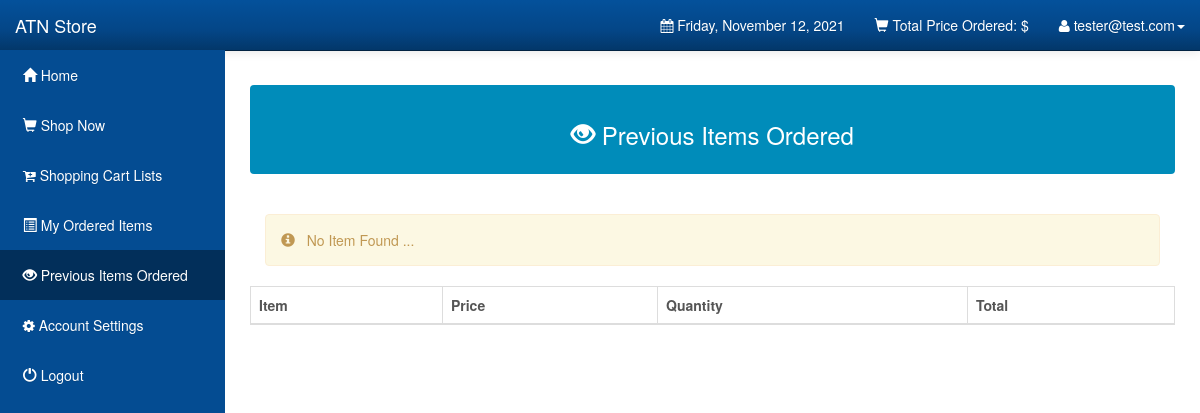
/Customers/view_purchased.php (signed in), run on an earlier commit of the app's database.
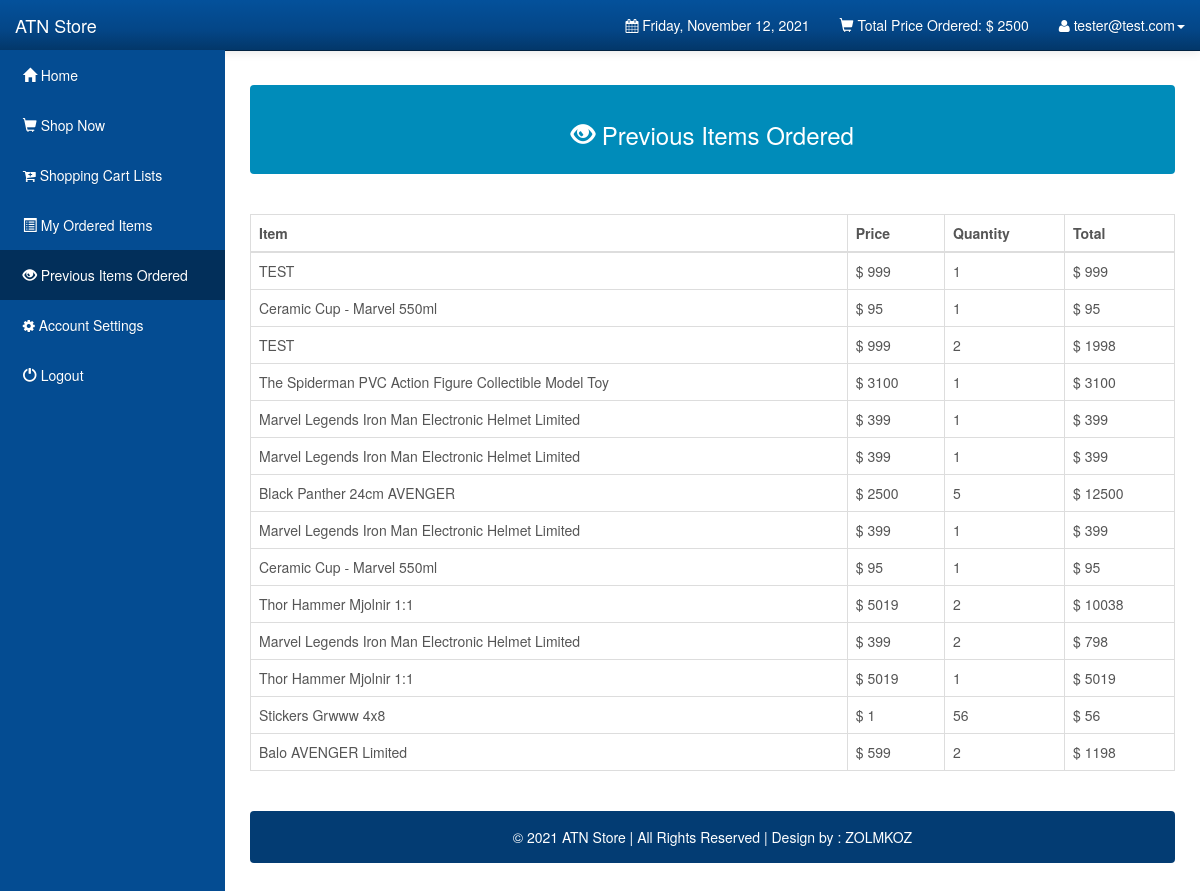
And on a later commit of the database.
### tables this page shows
CREATE TABLE IF NOT EXISTS `users` (
  `user_id` int(11) NOT NULL AUTO_INCREMENT,
  `user_email` varchar(1000) NOT NULL,
  `user_password` varchar(1000) NOT NULL,
  `user_firstname` varchar(1000) NOT NULL,
  `user_lastname` varchar(1000) NOT NULL,
  `user_address` varchar(1000) NOT NULL,
  PRIMARY KEY (`user_id`)
);

CREATE TABLE IF NOT EXISTS `orderdetails` (
  `order_id` int(10) unsigned NOT NULL AUTO_INCREMENT,
  `user_id` int(11) NOT NULL DEFAULT '0',
  `order_name` varchar(1000) NOT NULL DEFAULT '',
  `order_price` double NOT NULL DEFAULT '0',
  `order_quantity` int(10) unsigned NOT NULL DEFAULT '0',
  `order_total` double NOT NULL DEFAULT '0',
  `order_status` varchar(45) NOT NULL DEFAULT '',
  `order_date` date NOT NULL DEFAULT '0000-00-00',
  PRIMARY KEY (`order_id`),
  KEY `FK_orderdetails_1` (`user_id`),
  CONSTRAINT `FK_orderdetails_1` FOREIGN KEY (`user_id`) REFERENCES `users` (`user_id`) ON DELETE CASCADE ON UPDATE CASCADE
);

### Customers/view_purchased.php (the view, shortened to what this page needs)
<?php
 include("config.php");
 extract($_SESSION);
		  $stmt_edit = $DB_con->prepare('SELECT * FROM users WHERE user_email =:user_email');
		$stmt_edit->execute(array(':user_email'=>$user_email));
		$edit_row = $stmt_edit->fetch(PDO::FETCH_ASSOC);
		extract($edit_row);
		?>
		<?php
 include("config.php");
		  $stmt_edit = $DB_con->prepare("select sum(order_total) as total from orderdetails where user_id=:user_id and order_status='Ordered'");
		$stmt_edit->execute(array(':user_id'=>$user_id));
		$edit_row = $stmt_edit->fetch(PDO::FETCH_ASSOC);
		extract($edit_row);
		?>
<!DOCTYPE html>
<html lang="en">
<head>
    <link rel="stylesheet" type="text/css" href="bootstrap/css/bootstrap.min.css" />
    <link rel="stylesheet" type="text/css" href="font-awesome/css/font-awesome.min.css" />
    <link rel="stylesheet" type="text/css" href="css/local.css" />
</head>
<body>
    <div id="wrapper">
        <nav class="navbar navbar-inverse navbar-fixed-top" role="navigation">
            <div class="navbar-header">
                <a class="navbar-brand" href="index.php">ATN Store</a>
            </div>
            <div class="collapse navbar-collapse navbar-ex1-collapse">
                <ul class="nav navbar-nav side-nav">
                    <li><a href="index.php"> &nbsp; <span class='glyphicon glyphicon-home'></span> Home</a></li>
					<li><a href="shop.php?id=1"> &nbsp; <span class='glyphicon glyphicon-shopping-cart'></span> Shop Now</a></li>
					<li><a href="cart_items.php"> &nbsp; <span class='fa fa-cart-plus'></span> Shopping Cart Lists</a></li>
					<li><a href="orders.php"> &nbsp; <span class='glyphicon glyphicon-list-alt'></span> My Ordered Items</a></li>
					<li class="active"><a href="view_purchased.php"> &nbsp; <span class='glyphicon glyphicon-eye-open'></span> Previous Items Ordered</a></li>
					<li><a data-toggle="modal" data-target="#setAccount"> &nbsp; <span class='fa fa-gear'></span> Account Settings</a></li>
					<li><a href="logout.php"> &nbsp; <span class='glyphicon glyphicon-off'></span> Logout</a></li>
                </ul>
                <ul class="nav navbar-nav navbar-right navbar-user">
                    <li class="dropdown messages-dropdown">
                        <a href="#"><i class="fa fa-calendar"></i>  <?php
                            $Today=date('y:m:d');
                            $new=date('l, F d, Y',strtotime($Today));
                            echo $new; ?></a>
                    </li>
					<li class="dropdown user-dropdown">
                        <a href="#" class="dropdown-toggle" data-toggle="dropdown"><span class='glyphicon glyphicon-shopping-cart'></span> Total Price Ordered: &#36; <?php echo $total; ?> </b></a>
                    </li>
                     <li class="dropdown user-dropdown">
                        <a href="#" class="dropdown-toggle" data-toggle="dropdown"><i class="fa fa-user"></i> <?php echo $user_email; ?><b class="caret"></b></a>
                    </li>
                </ul>
            </div>
        </nav>
        <div id="page-wrapper">
			<div class="alert alert-default" style="color:white;background-color:#008CBA">
         <center><h3> <span class="glyphicon glyphicon-eye-open"></span> Previous Items Ordered</h3></center>
        </div>
			<br />
						  <div class="table-responsive">
            <table class="display table table-bordered" id="example" cellspacing="0" width="100%">
              <thead>
                <tr>
                  <th>Item</th>
                  <th>Price</th>
				  <th>Quantity</th>
				  <th>Total</th>
                </tr>
              </thead>
              <tbody>
			  <?php
include("config.php");
	$stmt = $DB_con->prepare("SELECT * FROM orderdetails where order_status='Ordered_Finished' and user_id='$user_id'");
	$stmt->execute();
	if($stmt->rowCount() > 0)
	{
		while($row=$stmt->fetch(PDO::FETCH_ASSOC))
		{
			extract($row);
			?>
                <tr>
                 <td><?php echo $order_name; ?></td>
				 <td>&#36; <?php echo $order_price; ?> </td>
				 <td><?php echo $order_quantity; ?></td>
				 <td>&#36; <?php echo $order_total; ?> </td>
                </tr>
              <?php
		}
		echo "</tbody>";
		echo "</table>";
		echo "</div>";
		echo "<br />";
		echo '<div class="alert alert-default" style="background-color:#033c73;">
                       <p style="color:white;text-align:center;">
                       &copy 2021 ATN Store | All Rights Reserved |  Design by : ZOLMKOZ
						</p>
                    </div>
	</div>';
		echo "</div>";
	}
	else
	{
		?>
        <div class="col-xs-12">
        	<div class="alert alert-warning">
            	<span class="glyphicon glyphicon-info-sign"></span> &nbsp; No Item Found ...
            </div>
        </div>
        <?php
	}
?>
                </div>
            </div>
        </div>
</body>
</html>

### Customers/css/local.css (style rules this page uses)
#wrapper { padding-left: 0; }
#page-wrapper { width: 100%; padding: 5px 15px; }
body { font-family: "Helvetica Neue", Helvetica, Arial, sans-serif; font-size: 14px; line-height: 1.42857143; color: #555555; background-color: #ffffff; }
.navbar-inverse { background-color: #033c73; border-color: #022f5a; }
.navbar-inverse .navbar-brand { color: #ffffff; }
.navbar-inverse .navbar-nav > li > a { color: #ffffff; }
.navbar-inverse .navbar-nav > .active > a, .navbar-inverse .navbar-nav > .active > a:hover, .navbar-inverse .navbar-nav > .active > a:focus { color: #ffffff; background-color: #022f5a; }
.navbar-inverse .navbar-collapse, .navbar-inverse .navbar-form { border-color: #022a50; }
.navbar { background-image: -webkit-linear-gradient(#54b4eb, #2fa4e7 60%, #1d9ce5); background-image: linear-gradient(#54b4eb, #2fa4e7 60%, #1d9ce5); background-repeat: no-repeat; filter: progid:DXImageTransform.Microsoft.gradient(startColorstr='#ff54b4eb', endColorstr='#ff1d9ce5', GradientType=0); border-bottom: 1px solid #178acc; filter: none; -webkit-box-shadow: 0 1px 10px rgba(0, 0, 0, 0.1); box-shadow: 0 1px 10px rgba(0, 0, 0, 0.1); }
.navbar .navbar-nav > li > a, .navbar-brand { text-shadow: 0 1px 0 rgba(0, 0, 0, 0.1); }
.navbar-inverse { background-image: -webkit-linear-gradient(#04519b, #044687 60%, #033769); background-image: linear-gradient(#04519b, #044687 60%, #033769); background-repeat: no-repeat; filter: progid:DXImageTransform.Microsoft.gradient(startColorstr='#ff04519b', endColorstr='#ff033769', GradientType=0); filter: none; border-bottom: 1px solid #022241; }
.clearfix:before, .clearfix:after, .container:before, .container:after, .container-fluid:before, .container-fluid:after, .row:before, .row:after, .form-horizontal .form-group:before, .form-horizontal .form-group:after, .btn-toolbar:before, .btn-toolbar:after, .btn-group-vertical > .btn-group:before, .btn-group-vertical > .btn-group:after, .nav:before, .nav:after, .navbar:before, .navbar:after, .navbar-header:before, .navbar-header:after, .navbar-collapse:before, .navbar-collapse:after, .pager:before, .pager:after, .panel-body:before, .panel-body:after, .modal-footer:before, .modal-footer:after { content: " "; display: table; }
.clearfix:after, .container:after, .container-fluid:after, .row:after, .form-horizontal .form-group:after, .btn-toolbar:after, .btn-group-vertical > .btn-group:after, .nav:after, .navbar:after, .navbar-header:after, .navbar-collapse:after, .pager:after, .panel-body:after, .modal-footer:after { clear: both; }
a { color: #2fa4e7; text-decoration: none; }
@media (min-width:768px) { #wrapper { padding-left: 225px; } }
@media (min-width:768px) { #page-wrapper { padding: 15px 25px; } }
@media (min-width:768px) { .side-nav { margin-left: -225px; left: 225px; width: 225px; position: fixed; top: 50px; height: 100%; border-radius: 0; border: none; background-color: #044C92; overflow-y: auto; } }
@media (min-width:768px) { .side-nav>li>a { width: 225px; } }
@media (min-width:768px) { .navbar-collapse { padding-left: 15px !important; padding-right: 15px !important; } }
.alert-warning { background-color: #fcf8e3; border-color: #fbeed5; color: #c09853; }

What changed in the data, as far as the page shows it:
added orderdetails: order_name "TEST", order_price "999", order_quantity "1", order_total "999"
added orderdetails: order_name "Ceramic Cup - Marvel 550ml", order_price "95", order_quantity "1", order_total "95"
added orderdetails: order_name "TEST", order_price "999", order_quantity "2", order_total "1998"
added orderdetails: order_name "The Spiderman PVC Action Figure Collectible Model Toy", order_price "3100", order_quantity "1", order_total "3100"
added orderdetails: order_name "Marvel Legends Iron Man Electronic Helmet Limited", order_price "399", order_quantity "1", order_total "399"
added orderdetails: order_name "Marvel Legends Iron Man Electronic Helmet Limited", order_price "399", order_quantity "1", order_total "399"
added orderdetails: order_name "Black Panther 24cm AVENGER", order_price "2500", order_quantity "5", order_total "12500"
added orderdetails: order_name "Marvel Legends Iron Man Electronic Helmet Limited", order_price "399", order_quantity "1", order_total "399"
added orderdetails: order_name "Ceramic Cup - Marvel 550ml", order_price "95", order_quantity "1", order_total "95"
added orderdetails: order_name "Thor Hammer Mjolnir 1:1", order_price "5019", order_quantity "2", order_total "10038"
added orderdetails: order_name "Marvel Legends Iron Man Electronic Helmet Limited", order_price "399", order_quantity "2", order_total "798"
added orderdetails: order_name "Thor Hammer Mjolnir 1:1", order_price "5019", order_quantity "1", order_total "5019"
added orderdetails: order_name "Stickers Grwww 4x8", order_price "1", order_quantity "56", order_total "56"
added orderdetails: order_name "Balo AVENGER Limited", order_price "599", order_quantity "2", order_total "1198"
Also different on the page:
$total: (not shown) → "2500"
text no longer shown: "No Item Found ..."
text now shown: "© 2021 ATN Store | All Rights Reserved | Design by : ZOLMKOZ"
